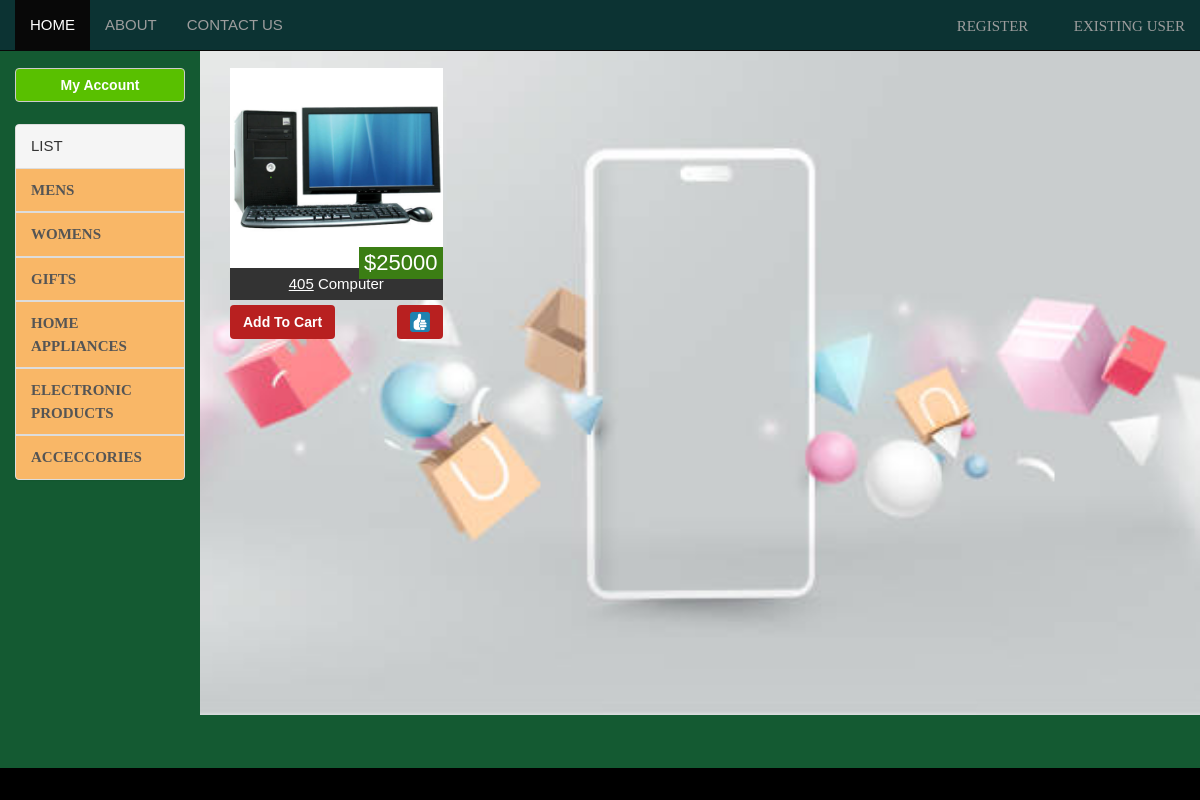
The app's page /electronic.php with its own data.
### tables this page shows
CREATE TABLE `product` (
  `id` int(30) NOT NULL,
  `type` int(10) NOT NULL,
  `location` varchar(120) NOT NULL,
  `price` int(30) NOT NULL,
  `name` varchar(50) NOT NULL
);

### electronic.php (the view)
<?php
    include 'includes/header.php';
    include 'includes/left-bar.php';
    include 'config/database.php';
?>
<div class="col-md-10" style="
    background-image: url('images/cate.jpg');
    background-size: cover;
    background-position: center;
    min-height: 670px;
    color: white;">
    <br/>
    <?php
        $res = mysqli_query($link, "SELECT * FROM product WHERE type = 5") or die(mysqli_error($link));
        while ($arr = mysqli_fetch_row($res)) {
            echo "<div class='col-md-3 game'>";
                echo "<div class='game-price'>$$arr[3]</div>";
                echo "<a href='$arr[2]'><img src='$arr[2]' alt='$arr[0]'/></a>";
                echo "<div class='game-title'><u>$arr[0]</u> $arr[4]</div>";
                if (!isset($_SESSION['sadmin'])) {
                    echo "<form action='user/addToCart.php'>";
                        echo "<div class='game-add' style='float:left;'><button name='subject' value='$arr[0]' class='btn btn2' type='submit'>Add To Cart</button></div>";
                    echo "</form>";
                    echo "<form action='user/addToWishlist.php'>";
                        echo "<div class='game-add' style='float:right;'><button name='subject' value='$arr[0]' class='btn btn2' type='submit'><img src='images/icons/9.png' style='height:20px;width:20px;float:right;' alt='Wishlist Icon'></button></div>";
                    echo "</form>";
                }
            echo "<br/></div>";
        }
    ?>
</div>
<?php include 'includes/footer.php'?>

### css/style.css (style rules this page uses)
* { margin: 0; padding: 0; }
body { font-family: arial; font-size: 15px; color: white; line-height: 1.5em; background: #f4f4f4 }
.game { display:relative; }
.game-title { text-align: center; padding: 5px; background : #333; color: #fff; }
.game img { height:200px; width: 100%; }
.game-price { position: absolute; bottom : 80px; right: 15px; background : #3b7e14; color: #fff; padding: 5px; font-size: 22px; }
.game-add { margin: 5px auto 20px auto; text-align: center; }
.btn2 { background : #B82020; color : #ffffff; font-weight: bold; }

### records on screen
product: price "25000", location (picture), id "405", name "Computer"
